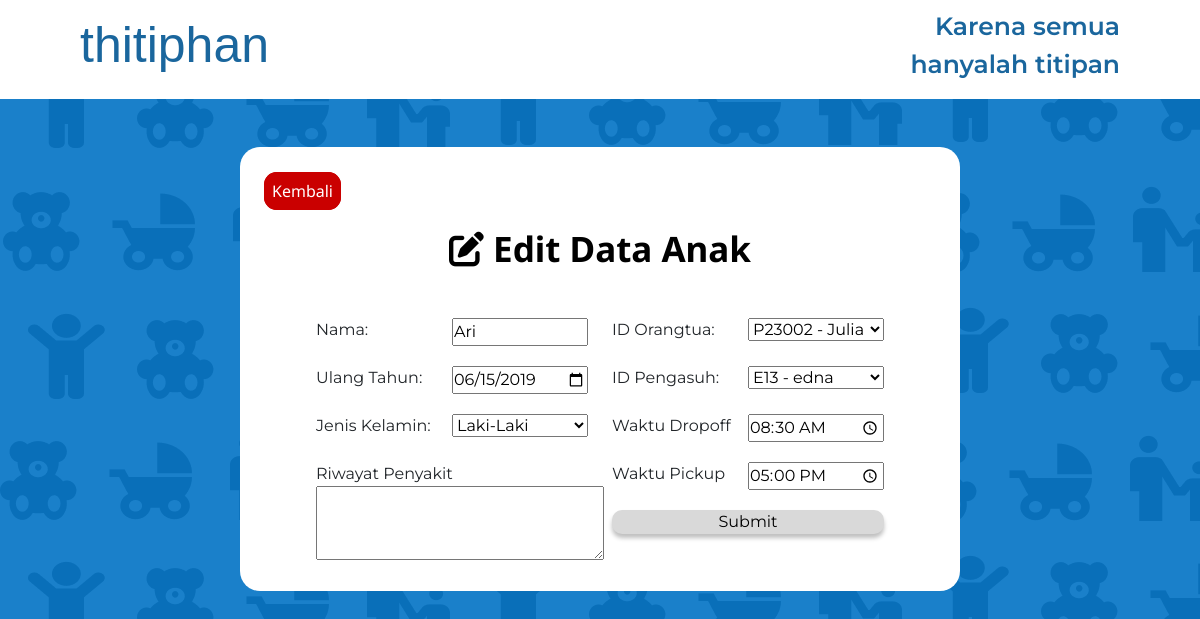
Page /editch/C23001 on the committed database.
### myFirstApp/models.py (models this page shows, shortened)
class child(models.Model):
    gender = [("P", "P"), ("L", "L")]
    con = [("Ya", "Ya"), ("Tidak", "Tidak")]
    child_id = models.CharField(max_length=7, primary_key=True)
    child_name = models.CharField(max_length=200)
    child_gender = models.CharField(max_length=2, choices=gender)
    child_birth = models.DateField()
    disease = models.TextField(null=True)
    in_time = models.TimeField()
    out_time = models.TimeField()
    in_con = models.CharField(max_length=6, choices=con)
    parent = models.ForeignKey(parent, on_delete=models.CASCADE)
    care_taker = models.ForeignKey(employee, null=True, on_delete=models.PROTECT)
    class Meta:
        managed = True

class parent(models.Model):
    parent_id = models.CharField(max_length=7, primary_key=True)
    f_name = models.CharField(max_length=200, null=True)
    m_name = models.CharField(max_length=200, null=True)
    f_phone = models.CharField(max_length=14, null=True)
    m_phone = models.CharField(max_length=14, null=True)
    parent_address = models.TextField()

class employee(models.Model):
    DP_DT = [("Pengasuh", "Pengasuh"), ("Logistik", "Logistik")]
    gender = [("P", "P"), ("L", "L")]
    employee_id = models.CharField(max_length=7, primary_key=True)
    employee_name = models.CharField(max_length=200)
    employee_birth = models.DateField()
    employee_gender = models.CharField(max_length=2, choices=gender)
    employee_address = models.TextField()
    employee_phone = models.CharField(max_length=14)
    employee_department = models.CharField(max_length=12, choices=DP_DT)

### myFirstApp/views.py (the view)
# urls.py: path("editch/<str:ch_id>", views.edit_kid, name="edit_ch"),
def edit_kid(request, ch_id):
    ch = child.objects.get(child_id = ch_id)
    em = employee.objects.filter(employee_department = "Pengasuh")
    pr = parent.objects.all()
    context = {
        "ch": ch,
        "em": em,
        "pr": pr
    }
    return render(request, 'edit_kid.html', context)

### templates/edit_kid.html (shortened to what this page needs)
{% extends 'base.html' %}
{% load static %}
{% block css %}
    <link rel="stylesheet" href="{% static 'css/style_add_kid.css' %}">
{% endblock %}
{% block content %}
<nav>
    <ul>
        <li class="logo">thitiphan</li>
    </ul>
    <ul>
        <li class="moto">Karena semua hanyalah titipan</li>
    </ul>
</nav>
<section id="main">
    <div class="linksl">
        <a class="retbtn" href="/children/">Kembali</a>
    </div>
    <h1><i class="fa-solid fa-pen-to-square"></i> Edit Data Anak</h1>
    <form method='post' action='/push_edit_kid/'>
        <div>
            <label for="kidname">Nama:</label>
            <input type="text" id="kidname" name="kidname" value="{{ch.child_name}}">
            <br> <br>
            <label for="kidage">Ulang Tahun:</label>
            <input type="date" id="kidage" name="kidage" value="{{ch.child_birth|date:'Y-m-d'}}">
            <br> <br>
            <label for="kidgend">Jenis Kelamin:</label>
            <select id="kidgend" name="kidgend">
                <option value="L" {% if ch.child_gender == "L" %} selected {% endif %}>Laki-Laki</option>
            </select>
            <br> <br>
            <label for="kidill">Riwayat Penyakit</label>
            <br>
            <textarea name="kidill" id="kidill" cols="30" rows="3">{{ch.disease}}</textarea>
            <br> <br>
        </div>
        <div>
            <label for="prid">ID Orangtua:</label>
            <select name="prid" id="prid">
                {% for i in pr %}
                <option value="{{i.parent_id}}" {% if i.parent_id == ch.parent_id %} selected {% endif %}>{{i.parent_id}} - {{i.m_name}} & {{i.f_name}} </option>
                {% endfor %}
            </select>
            <br> <br>
            <label for="empid">ID Pengasuh:</label>
            <select name="empid" id="empid">
                {% for i in em %}
                <option value="{{i.employee_id}}" {% if i.employee_id == ch.care_taker_id %} selected {% endif %}>{{i.employee_id}} - {{i.employee_name}}</option>
                {% endfor %}
            </select>
            <br> <br>
            <label for="droptime">Waktu Dropoff</label>
            <input type="time" name="droptime" id="droptime" value="{{ch.in_time|time:'H:i'}}">
            <br> <br>
            <label for="picktime">Waktu Pickup</label>
            <input type="time" name="picktime" id="picktime" value="{{ch.out_time|time:'H:i'}}">
            <br> <br>
            <input type="submit" id="kidsubmit">
        </div>
    </form>
</section>
{% endblock content %}

### static/css/style_add_kid.css (style rules this page uses)
* { margin: 0; padding: 0; font-family: 'Montserrat', sans-serif; }
body { background-image: url(/static/images/background.png); margin: auto; align-items: center; text-align: center; }
nav { display: flex; justify-content: space-between; background: white; margin: 0; padding: .5rem 3rem 0rem 3rem; }
ul { list-style-type: none; }
h1 { color: black; font-size: 35px; font-family: Montserrat; font-weight: 700; word-wrap: break-word; width: 100%; height: 100%; text-align: center; color: black; font-size: 35px; font-family: 'Noto Sans', sans-serif; font-weight: 700; padding-top: 1.5rem; }
form { text-align: left; align-items: flex-start; margin: 3rem 4rem; display: flex; font-family: 'Noto Sans', sans-serif; }
form div { margin: 0 auto; width: 17rem; }
input { float: right; width: 50%; }
select { float: right; width: 50%; height: 14%; }
input[type="submit"] { width: 100%; height: 17%; background: #D9D9D9; box-shadow: 0px 4px 4px rgba(0, 0, 0, 0.25); border-radius: 10px; stroke: none; border: 2px #D9D9D9; float: center; }
#main { margin: 3rem auto; width: 45rem; height: 100%; background: white; border-radius: 20px; align-items: center; text-align: center; padding: 2rem 0 0 0 ; }
.logo { color: rgba(0.76, 85.26, 146.45, 0.90); font-size: 50px; font-family: 'Pad Thai', sans-serif; font-weight: 400; word-wrap: break-word; width: 100%; height: 100%; }
.moto { margin-right: 2rem; text-align: right; color: rgba(0.76, 85.26, 146.45, 0.90); font-size: 25px; font-size: 1.5625rem; font-style: normal; font-family: 'Montserrat', sans-serif; font-weight: 600; word-wrap: break-word; width: 15rem; height: 100%; }
.retbtn { font-family: 'Noto Sans', sans-serif; border: .5rem solid rgb(202, 0, 0); background-color: rgb(202, 0, 0); border-radius: .8rem; color: white; text-decoration:none; }
.linksl { text-align: left; margin-left: 1.5rem; }

### rows in the picture
child: kidname "Ari", kidage "06/15/2019", kidgend "Laki-Laki", prid "P23002 - Julia & Evan", empid "E13 - edna", droptime "08:30", picktime "17:00"
